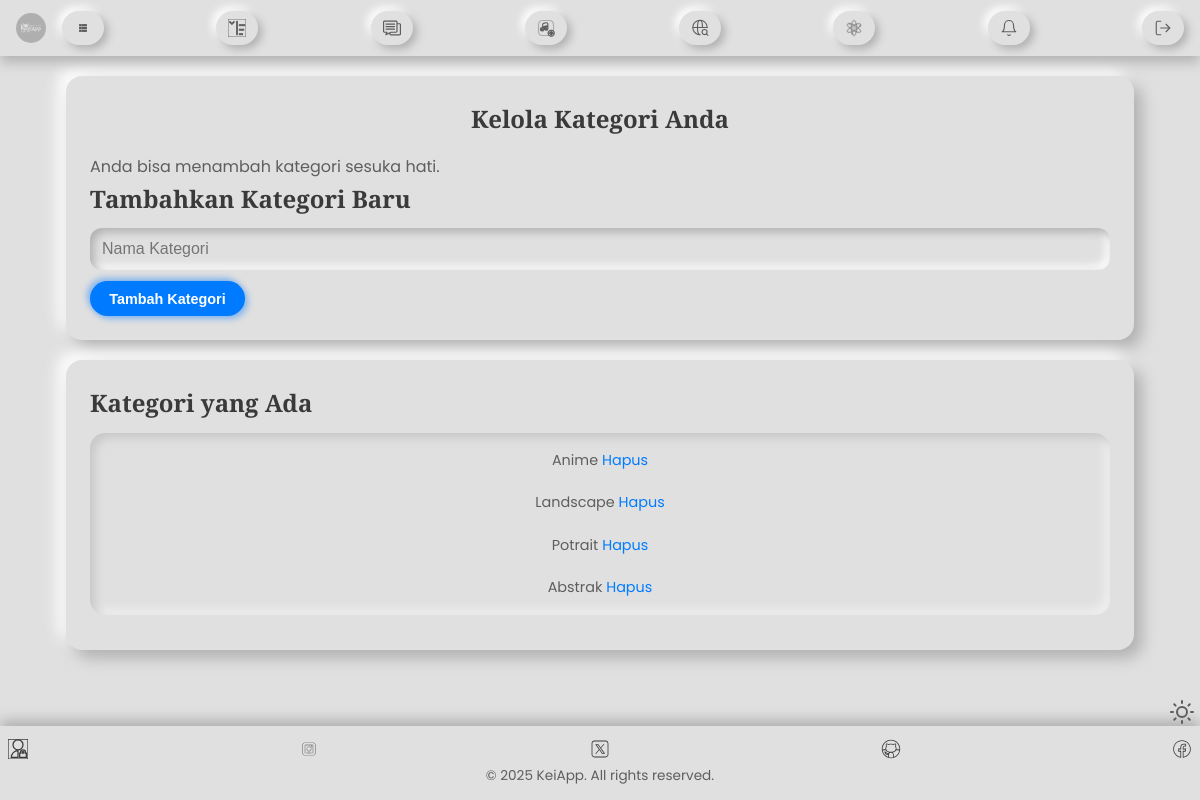
/categories (signed in), run on the app's committed database.
### kei.py (models this page shows, shortened)
class Category(db.Model):
    id = db.Column(db.Integer, primary_key=True)
    name = db.Column(db.String(100), unique=True, nullable=False)
    user_id = db.Column(db.Integer, db.ForeignKey('user.id'), nullable=False)
    images = db.relationship('GalleryImage', backref='category', lazy=True)

### kei.py (the view, shortened to what this page needs)
@kei.route('/categories', methods=['GET', 'POST'])
@login_required
def manage_categories():
    user_categories = Category.query.filter_by(user_id=current_user.id).all()
    return render_template('categories.html', categories=user_categories)

### kei.py (called while the page is built)
@login_manager.user_loader
def load_user(user_id):
    return db.session.get(User, int(user_id))

@kei.context_processor
def inject_notifications():
    if current_user.is_authenticated:
        unread_count = Notifications.query.filter_by(user_id=current_user.id, is_read=False).count()
        return dict(unread_count=unread_count)
    return dict(unread_count=0)

### templates/categories.html (shortened to what this page needs)
{% extends "base.html" %}
{% block content %}
    <div class="container">
        <div class="card">
            <h1 class="card-title">Kelola Kategori Anda</h1>
            <p styke="font-size: 0.9rem;">Anda bisa menambah kategori sesuka hati.</p>
            <h3 class="card-subtitle">Tambahkan Kategori Baru</h3>
            <form method="post" action="{{ url_for('manage_categories') }}" class="category-form">
                <div class="form-group">
                    <input type="text" name="name" placeholder="Nama Kategori" required>
                </div>
                <button type="submit" class="btn btn-primary">Tambah Kategori</button>
            </form>
        </div>
        <div class="card">
            <h3 class="card-subtitle">Kategori yang Ada</h3>
		<div class="Roman">
            {% if categories %}
                <ul class="category-list">
                    {% for category in categories %}
                        <li class="category-item">
                            <span>{{ category.name }}</span>
                            <a href="{{ url_for('delete_category', id=category.id) }}" onclick="return confirm('Anda yakin ingin menghapus kategori ini? Semua gambar di kategori ini akan kehilangan kategorinya.');" class="btn-delete">Hapus</a>
                        </li>
                    {% endfor %}
                </ul>
            {% else %}
                <p>Anda belum memiliki kategori.</p>
            {% endif %}
        </div>
    </div>
	</div>
{% endblock %}

### projec/css/kei.css (style rules this page uses)
:root { --bg-color-soft: #e0e0e0; --card-color-soft: #e0e0e0; --text-color-soft: #5e5e5e; --heading-color-soft: #3a3a3a; --link-color-soft: #007bff; --primary-color-soft: #007bff; --secondary-color-soft: #9c9c9c; --danger-color-soft: #d32f2f; --shadow-light: #ffffff; --shadow-dark: #b0b0b0; --inset-shadow-light: #f0f0f0; --inset-shadow-dark: #c8c8c8; --secondary-text-color: #666666; --accent-color: #5d9cec; --quote-shadow: #e0e0e0; --fold-color: #dcdcdc; }
* { box-sizing: border-box; margin: 0; padding: 0; }
body { font-family: 'Poppins', sans-serif; background-color: var(--bg-color-soft); color: var(--text-color-soft); line-height: 1.3; transition: background-color 0.5s ease; padding-top: 40px; padding-bottom: 40px; }
.container { max-width: 900px; margin: 0 auto; padding: 0.5rem; }
h1, h2, h3, h4, h5, h6 { font-family: 'Playfair Display', serif; color: var(--heading-color-soft); margin-bottom: 0.6rem; }
h1 { font-size: 1.4rem; }
h3 { font-size: 0.9rem; }
a { color: var(--link-color-soft); text-decoration: none; transition: color 0.3s ease; }
.card, .gallery-item, .form-card, .profile-card, .edit-options-card, .weather, .quote, .card-quote, .message-item, .notification-item { background-color: var(--card-color-soft); border-radius: 10px; box-shadow: 5px 5px 10px var(--shadow-dark), -5px -5px 10px var(--shadow-light); padding: 1rem; margin-bottom: 0.7rem; transition: transform 0.2s ease, box-shadow 0.2s ease; }
.card-title { font-size: 1.3rem; font-weight: 700; text-align: center; margin-bottom: 0.7rem; color: var(--heading-color-soft); }
.form-control, input[type="text"], input[type="email"], input[type="password"], textarea, select { width: 100%; padding: 8px; background-color: var(--card-color-soft); border: none; border-radius: 8px; box-shadow: inset 2px 2px 4px var(--shadow-dark), inset -2px -2px 4px var(--shadow-light); color: var(--text-color-soft); font-size: 0.8rem; transition: box-shadow 0.2s ease-in-out; }
.btn { display: inline-block; padding: 0.4rem 0.8rem; font-size: 0.75rem; font-weight: 600; text-align: center; border: none; border-radius: 20px; cursor: pointer; background-color: var(--card-color-soft); box-shadow: 3px 3px 6px var(--shadow-dark), -3px -3px 6px var(--shadow-light); color: var(--text-color-soft); transition: all 0.2s ease-in-out; }
.btn.btn-primary { color: #fff; background-color: var(--primary-color-soft); box-shadow: 3px 3px 6px rgba(0, 123, 255, 0.4), -3px -3px 6px rgba(0, 123, 255, 0.4); }
.form-group { margin-bottom: 0.7rem; }
.card .Roman ul { list-style: none; padding: 1rem; margin: 0.7rem auto; border-radius: 15px; display: flex; flex-direction: column; gap: 1.2rem; background-color: var(--card-color-soft); box-shadow: inset 5px 5px 10px var(--inset-shadow-dark), inset -5px -5px 10px var(--inset-shadow-light); transition: box-shadow 0.2s ease; text-align: center; }
.card .Roman li { font-size: 0.9rem; font-weight: 400; color: var(--text-color-soft); padding: 0; margin: 0; }
@media (min-width: 568px) { body { padding-top: 60px; padding-bottom: 60px; line-height: 1.6; } }
@media (min-width: 568px) { .container { max-width: 1100px; padding: 1rem; } }
@media (min-width: 568px) { h1 { font-size: 2.5rem; } }
@media (min-width: 568px) { h3 { font-size: 1.5rem; } }
@media (min-width: 568px) { .card, .gallery-item, .form-card, .profile-card, .edit-options-card, .weather, .quote, .message-item, .notification-item { border-radius: 16px; box-shadow: 8px 8px 16px var(--shadow-dark), -8px -8px 16px var(--shadow-light); padding: 1.5rem; margin-bottom: 1.2rem; } }
@media (min-width: 568px) { .card-title { font-size: 1.5rem; margin-bottom: 1rem; } }
@media (min-width: 568px) { .form-control, input[type="text"], input[type="email"], input[type="password"], textarea, select { padding: 12px; font-size: 1rem; border-radius: 12px; box-shadow: inset 4px 4px 8px var(--shadow-dark), inset -4px -4px 8px var(--shadow-light); } }
@media (min-width: 568px) { .btn { padding: 0.6rem 1.2rem; font-size: 0.9rem; border-radius: 30px; box-shadow: 5px 5px 10px var(--shadow-dark), -5px -5px 10px var(--shadow-light); } }

### data on the page
Category: name "Anime"
Category: name "Landscape"
Category: name "Potrait"
Category: name "Abstrak"
